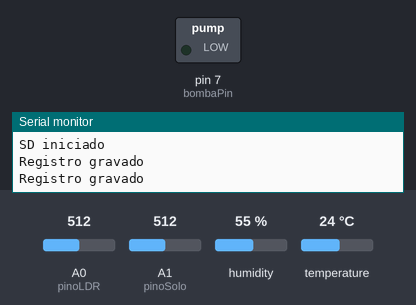
Simulated run of this sketch. Board: Arduino Uno, built with avr-gcc and run on an emulated ATmega328P. Parts: switched loads named in the sketch (green lamp = pin HIGH), the last lines printed to the serial monitor. Inputs (shaded band) come from the test bench; at power-on: A1 (pinoSolo) = 512, A0 (pinoLDR) = 512, humidity 55 %, temperature 24 °C. Storage starts empty.

Above: at 2.8 s.
2.9 s: A1 (pinoSolo) set to 782
5.6 s: A1 (pinoSolo) set to 813
At 6.7 s:
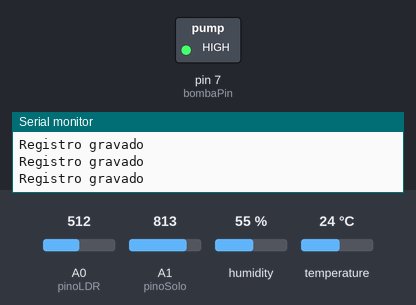
8.3 s: A1 (pinoSolo) set to 790
At 11.2 s:
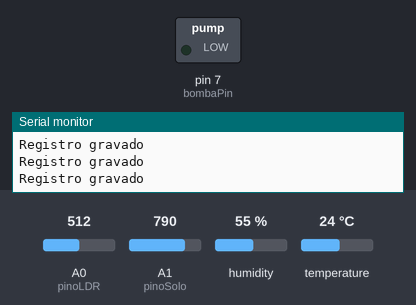
11.7 s: A1 (pinoSolo) set to 810
At 12.9 s:
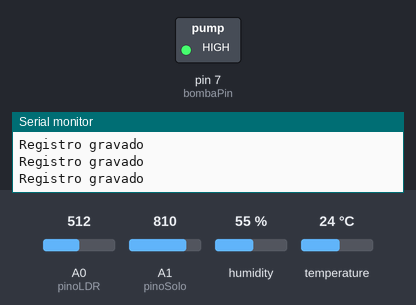
Timing chart, 0 to 14.7 s (numbered marks = the images above; inputs shaded):
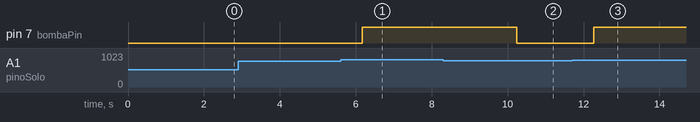

Measured:
- the behaviour switches between 800 and 801 on A1 (pinoSolo) (found by bisection; images 0 and 1)
- after the input at 5.6 s, pin 7 (bombaPin): LOW → HIGH after 0.57 s
- after the input at 8.3 s, pin 7 (bombaPin): HIGH → LOW after 1.9 s
- after the input at 11.7 s, pin 7 (bombaPin): LOW → HIGH after 0.57 s

The sketch:

AutoPlantCare.ino
```cpp
#include <SPI.h>
#include <SD.h>
#include <DHT.h>

// --- Configurações de pinos ---
#define DHTPIN        4
#define DHTTYPE       DHT11
const int pinoLDR         = A0;
const int pinoSolo        = A1;
const int bombaPin        = 7;
const int csPin           = 10;   // Chip Select do SD
const int ledPin          = 8;    // Led ligado com a leitura do sensor LDR
const int threshold       = 500;  // limiar para acender o LED

DHT dht(DHTPIN, DHTTYPE);
File dataFile;

void setup() {
  Serial.begin(9600);
  dht.begin();

  pinMode(bombaPin, OUTPUT);

  // Inicializa SD
  if (!SD.begin(csPin)) {
    Serial.println("Erro ao inicializar SD");
    while (1);
  }
  Serial.println("SD iniciado");

  // Cria cabeçalho no CSV se não existir
  if (!SD.exists("datalog.csv")) {
    dataFile = SD.open("datalog.csv", FILE_WRITE);
    dataFile.println("timestamp_ms,ldr,umid_solo,umid_ar,temperatura");
    dataFile.close();
  }
}

void loop() {
  unsigned long t = millis();
  int leituraLDR   = analogRead(pinoLDR);
  int umidSolo     = analogRead(pinoSolo);
  float h          = dht.readHumidity();
  float temp       = dht.readTemperature();

  if(threshold < 500){
    digitalWrite(ledPin, HIGH);
  }else{
    digitalWrite(ledPin, LOW);
  }

  // Aciona bomba conforme solo (exemplo)
  if (umidSolo > 800) digitalWrite(bombaPin, HIGH);
  else digitalWrite(bombaPin, LOW);

  // Abre arquivo e registra dados
  dataFile = SD.open("datalog.csv", FILE_WRITE);
  if (dataFile) {
    dataFile.print(t);
    dataFile.print(',');
    dataFile.print(leituraLDR);
    dataFile.print(',');
    dataFile.print(umidSolo);
    dataFile.print(',');
    if (isnan(h) || isnan(temp)) {
      dataFile.print("ERR,ERR");
    } else {
      dataFile.print(h);
      dataFile.print(',');
      dataFile.print(temp);
    }
    dataFile.println();
    dataFile.close();
    Serial.println("Registro gravado");
  } else {
    Serial.println("Erro abrindo datalog.csv");
  }

  delay(2000);
}
```
